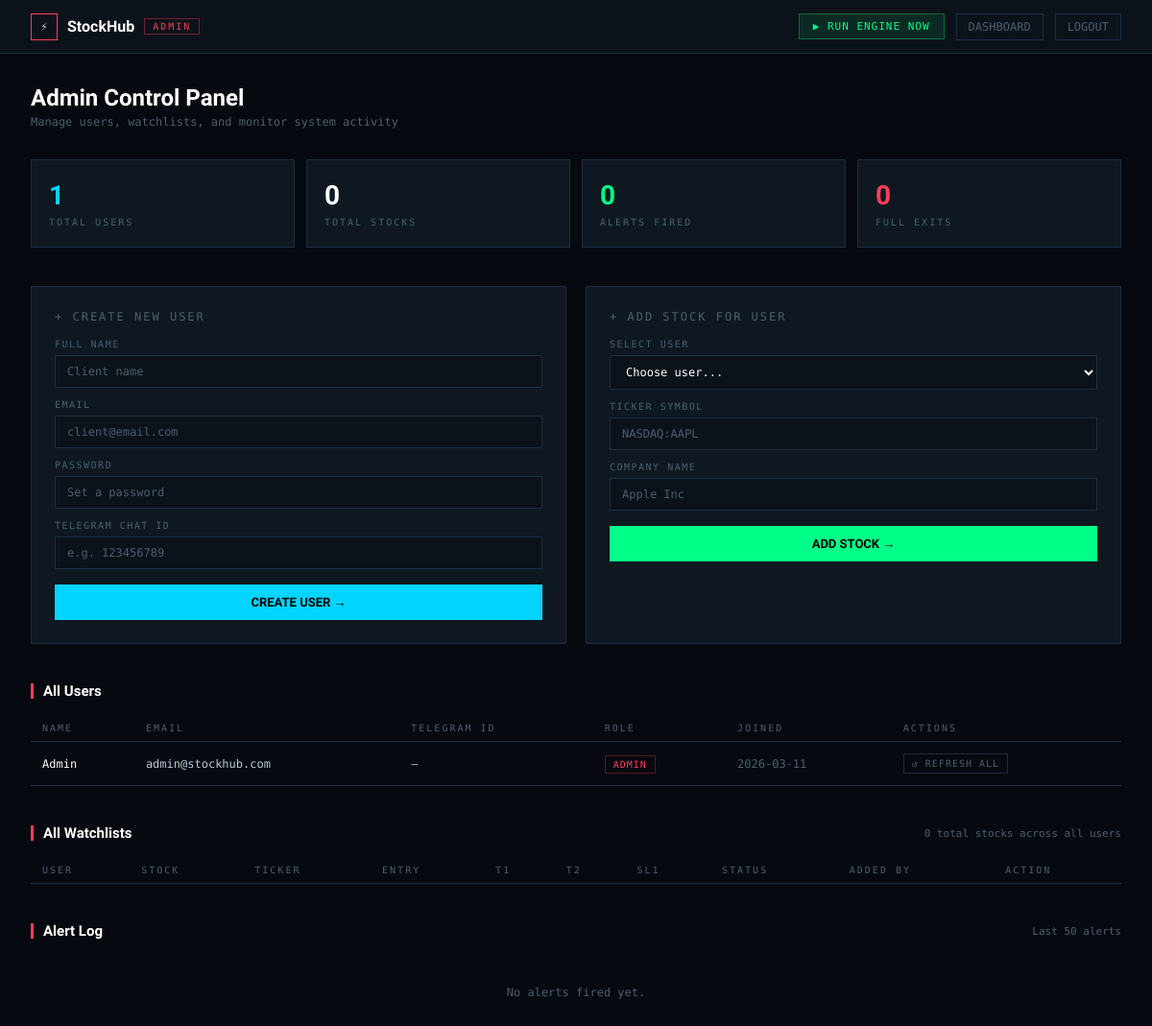
The page /admin (signed in) on the database its author committed.
### tables this page shows
CREATE TABLE users (
            id INTEGER PRIMARY KEY AUTOINCREMENT,
            name TEXT NOT NULL,
            email TEXT UNIQUE NOT NULL,
            password TEXT NOT NULL,
            telegram_chat_id TEXT,
            is_admin INTEGER DEFAULT 0,
            created_at TIMESTAMP DEFAULT CURRENT_TIMESTAMP
        );

### app.py (the view)
@app.route("/admin")
@admin_required
def admin_panel():
    users  = db.get_all_users()
    stocks = db.get_all_watchlist()
    logs   = db.get_alert_log(limit=50)
    return render_template("admin.html", users=users, stocks=stocks, logs=logs)

### app.py (called while the page is built)
def admin_required(f):
    @wraps(f)
    def decorated(*args, **kwargs):
        if "user_id" not in session:
            return redirect(url_for("login"))
        user = db.get_user_by_id(session["user_id"])
        if not user or not user["is_admin"]:
            return redirect(url_for("dashboard"))
        return f(*args, **kwargs)
    return decorated

### database.py (called while the page is built)
def get_db():
    conn = sqlite3.connect(DB_PATH)
    conn.row_factory = sqlite3.Row
    return conn

def get_user_by_id(user_id):
    conn = get_db()
    user = conn.execute("SELECT * FROM users WHERE id = ?", (user_id,)).fetchone()
    conn.close()
    return user

def get_all_users():
    conn = get_db()
    users = conn.execute("SELECT id, name, email, telegram_chat_id, is_admin, created_at FROM users ORDER BY created_at DESC").fetchall()
    conn.close()
    return users

def get_all_watchlist():
    conn = get_db()
    stocks = conn.execute("""
        SELECT w.*, u.name as user_name, u.email as user_email
        FROM watchlist w JOIN users u ON w.user_id = u.id
        ORDER BY w.created_at DESC
    """).fetchall()
    conn.close()
    return stocks

def get_alert_log(user_id=None, limit=50):
    conn = get_db()
    if user_id:
        logs = conn.execute("""
            SELECT a.*, u.name as user_name FROM alert_log a
            JOIN users u ON a.user_id = u.id
            WHERE a.user_id = ? ORDER BY a.sent_at DESC LIMIT ?
        """, (user_id, limit)).fetchall()
    else:
        logs = conn.execute("""
            SELECT a.*, u.name as user_name FROM alert_log a
            JOIN users u ON a.user_id = u.id
            ORDER BY a.sent_at DESC LIMIT ?
        """, (limit,)).fetchall()
    conn.close()
    return logs

### templates/admin.html (shortened to what this page needs)
<!DOCTYPE html>
<html lang="en">
<head>
</head>
<body>
<nav>
  <div class="nav-logo">
    <div class="nav-logo-icon">⚡</div>
    <span class="nav-logo-text">StockHub</span>
    <span class="nav-badge">ADMIN</span>
  </div>
  <div class="nav-right">
    <form method="POST" action="/admin/run_engine" style="display:inline">
      <button type="submit" class="engine-btn">▶ RUN ENGINE NOW</button>
    </form>
    <a href="/dashboard" class="nav-link">DASHBOARD</a>
    <a href="/logout" class="nav-link">LOGOUT</a>
  </div>
</nav>
<div class="page">
  <div class="page-title">Admin Control Panel</div>
  <div class="page-sub">Manage users, watchlists, and monitor system activity</div>
  <div class="stats-row">
    <div class="stat-card">
      <div class="stat-val accent">{{ users|length }}</div>
      <div class="stat-lbl">Total Users</div>
    </div>
    <div class="stat-card">
      <div class="stat-val">{{ stocks|length }}</div>
      <div class="stat-lbl">Total Stocks</div>
    </div>
    <div class="stat-card">
      <div class="stat-val green">{{ logs|length }}</div>
      <div class="stat-lbl">Alerts Fired</div>
    </div>
    <div class="stat-card">
      <div class="stat-val red">{{ stocks|selectattr('status', 'equalto', 'FULL EXIT')|list|length }}</div>
      <div class="stat-lbl">Full Exits</div>
    </div>
  </div>
  <div class="section">
    <div class="panel-grid">
      <div class="form-card">
        <div class="form-title">+ Create New User</div>
        <form method="POST" action="/admin/create_user">
          <div class="field"><label>Full Name</label><input type="text" name="name" placeholder="Client name" required></div>
          <div class="field"><label>Email</label><input type="email" name="email" placeholder="client@email.com" required></div>
          <div class="field"><label>Password</label><input type="password" name="password" placeholder="Set a password" required></div>
          <div class="field"><label>Telegram Chat ID</label><input type="text" name="telegram_chat_id" placeholder="e.g. 123456789"></div>
          <button type="submit" class="btn-submit">CREATE USER →</button>
        </form>
      </div>
      <div class="form-card">
        <div class="form-title">+ Add Stock for User</div>
        <form method="POST" action="/admin/add_stock">
          <div class="field">
            <label>Select User</label>
            <select name="user_id" required>
              <option value="">Choose user...</option>
            </select>
          </div>
          <div class="field"><label>Ticker Symbol</label><input type="text" name="ticker" placeholder="NASDAQ:AAPL" required></div>
          <div class="field"><label>Company Name</label><input type="text" name="company_name" placeholder="Apple Inc" required></div>
          <button type="submit" class="btn-submit green">ADD STOCK →</button>
        </form>
      </div>
    </div>
  </div>
  <div class="section">
    <div class="section-head">
      <div class="section-title">All Users</div>
    </div>
    <table class="data-table">
      <thead>
        <tr>
          <th>Name</th>
          <th>Email</th>
          <th>Telegram ID</th>
          <th>Role</th>
          <th>Joined</th>
          <th>Actions</th>
        </tr>
      </thead>
      <tbody>
        {% for user in users %}
        <tr>
          <td style="color:#fff;">{{ user.name }}</td>
          <td>{{ user.email }}</td>
          <td>{{ user.telegram_chat_id or '—' }}</td>
          <td>
            {% if user.is_admin %}
              <span class="pill pill-admin">ADMIN</span>
            {% else %}
              <span class="pill pill-user">USER</span>
            {% endif %}
          </td>
          <td style="color:var(--text-dim)">{{ user.created_at[:10] }}</td>
          <td>
            <form method="POST" action="/admin/refresh_all/{{ user.id }}" style="display:inline">
              <button type="submit" class="btn-sm green-btn">↺ REFRESH ALL</button>
            </form>
          </td>
        </tr>
        {% endfor %}
      </tbody>
    </table>
  </div>
  <div class="section">
    <div class="section-head">
      <div class="section-title">All Watchlists</div>
      <span style="font-size:11px; color:var(--text-dim);">{{ stocks|length }} total stocks across all users</span>
    </div>
    <table class="data-table">
      <thead>
        <tr>
          <th>User</th>
          <th>Stock</th>
          <th>Ticker</th>
          <th>Entry</th>
          <th>T1</th>
          <th>T2</th>
          <th>SL1</th>
          <th>Status</th>
          <th>Added By</th>
          <th>Action</th>
        </tr>
      </thead>
    </table>
  </div>
  <div class="section">
    <div class="section-head">
      <div class="section-title">Alert Log</div>
      <span style="font-size:11px; color:var(--text-dim);">Last 50 alerts</span>
    </div>
    {% if logs %}
    <table class="log-table">
      <thead>
        <tr><th>Time</th><th>User</th><th>Ticker</th><th>Alert Type</th><th>Price</th></tr>
      </thead>
      <tbody>
        {% for log in logs %}
        <tr>
          <td style="color:var(--text-dim)">{{ log.sent_at[:16] }}</td>
          <td style="color:var(--accent)">{{ log.user_name }}</td>
          <td style="color:#fff;">{{ log.ticker }}</td>
          <td>
            {% if 'TARGET' in log.alert_type %}<span style="color:var(--green)">{{ log.alert_type }}</span>
            {% elif 'SL' in log.alert_type %}<span style="color:var(--red)">{{ log.alert_type }}</span>
            {% else %}<span style="color:var(--yellow)">{{ log.alert_type }}</span>{% endif %}
          </td>
          <td>{{ log.price }}</td>
        </tr>
        {% endfor %}
      </tbody>
    </table>
    {% else %}
    <div style="padding:32px; text-align:center; color:var(--text-dim); font-size:12px;">No alerts fired yet.</div>
    {% endif %}
  </div>
</div>
</body>
</html>

### templates/admin.html (style rules this page uses)
* { box-sizing: border-box; margin: 0; padding: 0; }
:root { --bg: #06090f; --surface: #0c1219; --card: #0f1820; --border: #1c2d3e; --accent: #00d4ff; --green: #00ff88; --red: #ff3b5c; --yellow: #ffcc00; --text: #b8c8d8; --text-dim: #4a6070; --text-bright: #e8f4ff; --mono: 'DM Mono', monospace; --display: 'Clash Display', sans-serif; }
body { background: var(--bg); color: var(--text); font-family: var(--mono); min-height: 100vh; }
nav { background: var(--surface); border-bottom: 1px solid var(--border); padding: 0 32px; display: flex; align-items: center; justify-content: space-between; height: 56px; position: sticky; top: 0; z-index: 100; }
.nav-logo { display: flex; align-items: center; gap: 10px; }
.nav-logo-icon { width: 28px; height: 28px; border: 1.5px solid var(--red); display: flex; align-items: center; justify-content: center; font-size: 13px; }
.nav-logo-text { font-family: var(--display); font-size: 16px; font-weight: 700; color: #fff; }
.nav-badge { font-size: 10px; color: var(--red); border: 1px solid rgba(255,59,92,0.4); padding: 2px 8px; letter-spacing: 2px; }
.nav-right { display: flex; align-items: center; gap: 12px; }
.nav-link { font-size: 12px; color: var(--text-dim); text-decoration: none; padding: 6px 12px; border: 1px solid var(--border); transition: all 0.2s; }
.page { max-width: 1200px; margin: 0 auto; padding: 32px; }
.page-title { font-family: var(--display); font-size: 24px; font-weight: 800; color: #fff; margin-bottom: 4px; }
.page-sub { font-size: 12px; color: var(--text-dim); margin-bottom: 32px; }
.stats-row { display: grid; grid-template-columns: repeat(4, 1fr); gap: 12px; margin-bottom: 40px; }
.stat-card { background: var(--card); border: 1px solid var(--border); padding: 20px 18px; }
.stat-val { font-family: var(--display); font-size: 28px; font-weight: 800; color: #fff; }
.stat-val.accent { color: var(--accent); }
.stat-val.green { color: var(--green); }
.stat-val.red { color: var(--red); }
.stat-lbl { font-size: 10px; color: var(--text-dim); letter-spacing: 2px; text-transform: uppercase; margin-top: 6px; }
.section { margin-bottom: 40px; }
.section-head { display: flex; align-items: center; justify-content: space-between; margin-bottom: 16px; }
.section-title { font-family: var(--display); font-size: 15px; font-weight: 700; color: #fff; display: flex; align-items: center; gap: 10px; }
.section-title::before { content: ''; width: 3px; height: 16px; background: var(--red); display: block; }
.panel-grid { display: grid; grid-template-columns: 1fr 1fr; gap: 20px; }
.form-card { background: var(--card); border: 1px solid var(--border); padding: 24px; }
.form-title { font-size: 12px; color: var(--text-dim); letter-spacing: 2px; text-transform: uppercase; margin-bottom: 16px; }
.field { margin-bottom: 12px; }
label { display: block; font-size: 10px; color: var(--text-dim); letter-spacing: 1.5px; text-transform: uppercase; margin-bottom: 6px; }
select, input[type=text], input[type=email], input[type=password] { width: 100%; background: var(--surface); border: 1px solid var(--border); color: #fff; font-family: var(--mono); font-size: 12px; padding: 9px 12px; outline: none; transition: border-color 0.2s; }
input::placeholder { color: var(--text-dim); }
.btn-submit { width: 100%; background: var(--accent); color: #000; border: none; font-family: var(--display); font-size: 13px; font-weight: 700; padding: 11px; cursor: pointer; margin-top: 4px; transition: opacity 0.2s; }
.btn-submit.green { background: var(--green); }
.data-table { width: 100%; border-collapse: collapse; }
.data-table th { font-size: 10px; color: var(--text-dim); letter-spacing: 2px; text-transform: uppercase; text-align: left; padding: 8px 12px; border-bottom: 1px solid var(--border); font-weight: 400; }
.data-table td { padding: 12px; border-bottom: 1px solid var(--border); font-size: 12px; vertical-align: middle; }
.pill { font-size: 10px; padding: 3px 8px; border: 1px solid; letter-spacing: 1px; }
.pill-admin { color: var(--red); border-color: rgba(255,59,92,0.3); }
.btn-sm { font-size: 10px; padding: 4px 8px; cursor: pointer; border: 1px solid var(--border); background: transparent; color: var(--text-dim); font-family: var(--mono); transition: all 0.2s; letter-spacing: 1px; }
.engine-btn { background: rgba(0,255,136,0.1); border: 1px solid rgba(0,255,136,0.3); color: var(--green); font-family: var(--mono); font-size: 11px; padding: 6px 14px; cursor: pointer; letter-spacing: 1px; transition: all 0.2s; }

### rows shown on the page
users: name "Admin", email "admin@stockhub.com", telegram_chat_id "—", is_admin "ADMIN", created_at "2026-03-11"

### other values the page prints
{{ users|length }} "1"
{{ stocks|length }} "0"
{{ logs|length }} "0"
{{ stocks|selectattr('status', 'equalto', 'FULL EXIT')|list|length }} "0"
